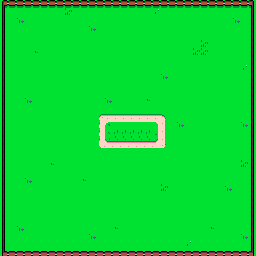

A level layout from a 2D game, rendered from its tile map. Below: a short description, then the map file with tile-grid data replaced by summaries:
An orthogonal 32x32 tile map with 8x8 px tiles, 1 tile layer (Tile Layer 1).

<map version="1.0" orientation="orthogonal" width="32" height="32" tilewidth="8" tileheight="8">
 <tileset firstgid="1" name="mapa" tilewidth="8" tileheight="8">
  <image source="mapa.png" width="64" height="64" />
 </tileset>
 <layer name="Tile Layer 1" width="32" height="32">
  <data>[1024 cells, 1024 non-empty, 30 distinct tile ids]</data>
 </layer>
</map>